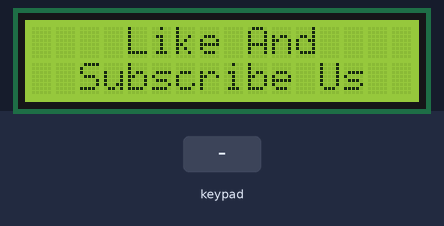
The sketch below on a simulated Arduino Uno, built with avr-gcc and run on an emulated ATmega328P. Shown: 16×2 character LCD. Inputs (shaded band) come from the test bench.

Above: at 3.1 s.
7.3 s: keypad keys 1 3 1 2 1 1 1 0 * pressed 0.4 s apart
At 11.9 s:
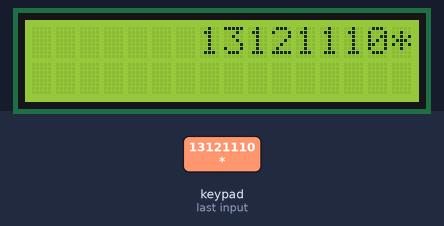
12.4 s: key '1' pressed
At 13.4 s:
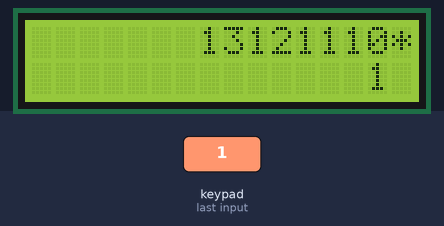
13.9 s: key '2' pressed
At 14.5 s:
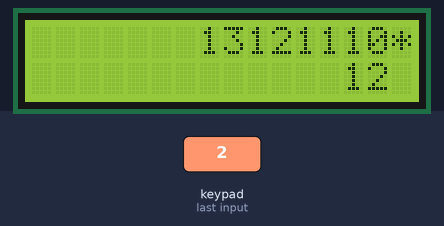
15.4 s: keypad keys 1 3 1 2 1 1 1 0 pressed 0.4 s apart
At 19.1 s:
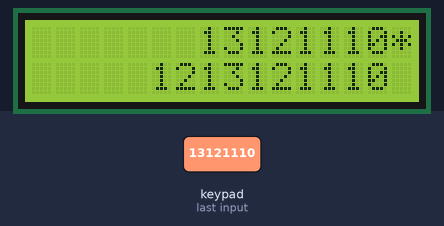
20.1 s: key 'C' pressed
At 20.6 s:
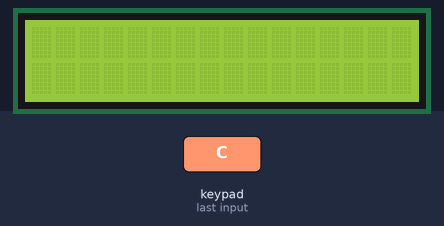
21.6 s: keypad keys 7 + 5 = pressed 0.4 s apart
At 22.6 s:
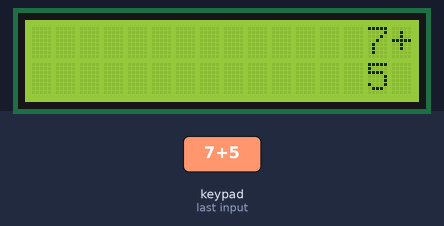
Timing chart, 0 to 24.6 s (numbered marks = the images above; inputs shaded):
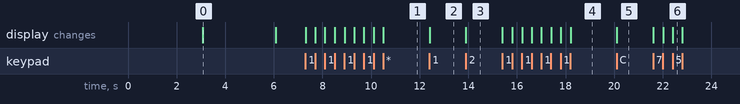

Measured:
- after the input at 7.3 s, the display: first changes at once (image 1 shows a later state)
- after the input at 12.4 s, the display: changes at once (image 2)
- after the input at 13.9 s, the display: changes at once (image 3)
- after the input at 15.4 s, the display: first changes at once (image 4 shows a later state)
- after the input at 20.1 s, the display: changes at once (image 5)
- after the input at 21.6 s, the display: first changes at once (image 6 shows a later state)
- what the display in image 0 shows lasts 3.0 s, from 3.1 s to 6.1 s

The sketch:

Arduino_Calculator.ino
```cpp
/*

      © Techtronic Harsh

*/

#include <LiquidCrystal.h>
#include <Keypad.h>

LiquidCrystal lcd(0, 1, 2, 3, 4, 5);
const byte ROWS = 4;
const byte COLS = 4;

char keys [ROWS] [COLS] = {
  {'1', '2', '3', '+'},
  {'4', '5', '6', '-'},
  {'7', '8', '9', '*'},
  {'C', '0', '=', '/'}
};
byte rowPins[ROWS] = {13,12,11,10};
byte colPins[COLS] = {9,8,7,6};

Keypad myKeypad = Keypad( makeKeymap(keys), rowPins, colPins, ROWS, COLS );


boolean presentValue = false;
boolean next = false;
boolean final = false;
String num1, num2;
int answer;
char op;

void setup()
{
  lcd.begin(16,2);
  lcd.setCursor(0,0);
  lcd.print("Techtronic Harsh");
  lcd.setCursor(0,1);
  lcd.print("   Calculator");
  delay(3000);
  lcd.clear();
  lcd.setCursor(0,0);
  lcd.print("    Like And");
  lcd.setCursor(0,1);
  lcd.print("  Subscribe Us"    );
  delay(3000);
  lcd.clear();
}

void loop(){

  char key = myKeypad.getKey();

  if (key != NO_KEY && (key=='1'||key=='2'||key=='3'||key=='4'||key=='5'||key=='6'||key=='7'||key=='8'||key=='9'||key=='0'))
  {
    if (presentValue != true)
    {
      num1 = num1 + key;
      int numLength = num1.length();
      lcd.setCursor(15 - numLength, 0); //to adjust one whitespace for operator
      lcd.print(num1);
    }
    else
    {
      num2 = num2 + key;
      int numLength = num2.length();
      lcd.setCursor(15 - numLength, 1);
      lcd.print(num2);
      final = true;
    }
  }

  else if (presentValue == false && key != NO_KEY && (key == '/' || key == '*' || key == '-' || key == '+'))
  {
    if (presentValue == false)
    {
      presentValue = true;
      op = key;
      lcd.setCursor(15,0);
      lcd.print(op);
    }
  }

  else if (final == true && key != NO_KEY && key == '='){
    if (op == '+'){
      answer = num1.toInt() + num2.toInt();
    }
    else if (op == '-'){
      answer = num1.toInt() - num2.toInt();
    }
    else if (op == '*'){
      answer = num1.toInt() * num2.toInt();
    }
    else if (op == '/'){
      answer = num1.toInt() / num2.toInt();
    }
      lcd.clear();
      lcd.setCursor(15,0);
      lcd.autoscroll();
      lcd.print(answer);
      lcd.noAutoscroll();
  }
  else if (key != NO_KEY && key == 'C'){
    lcd.clear();
    presentValue = false;
    final = false;
    num1 = "";
    num2 = "";
    answer = 0;
    op = ' ';
  }
}

/*

      © Techtronic Harsh

*/
```
